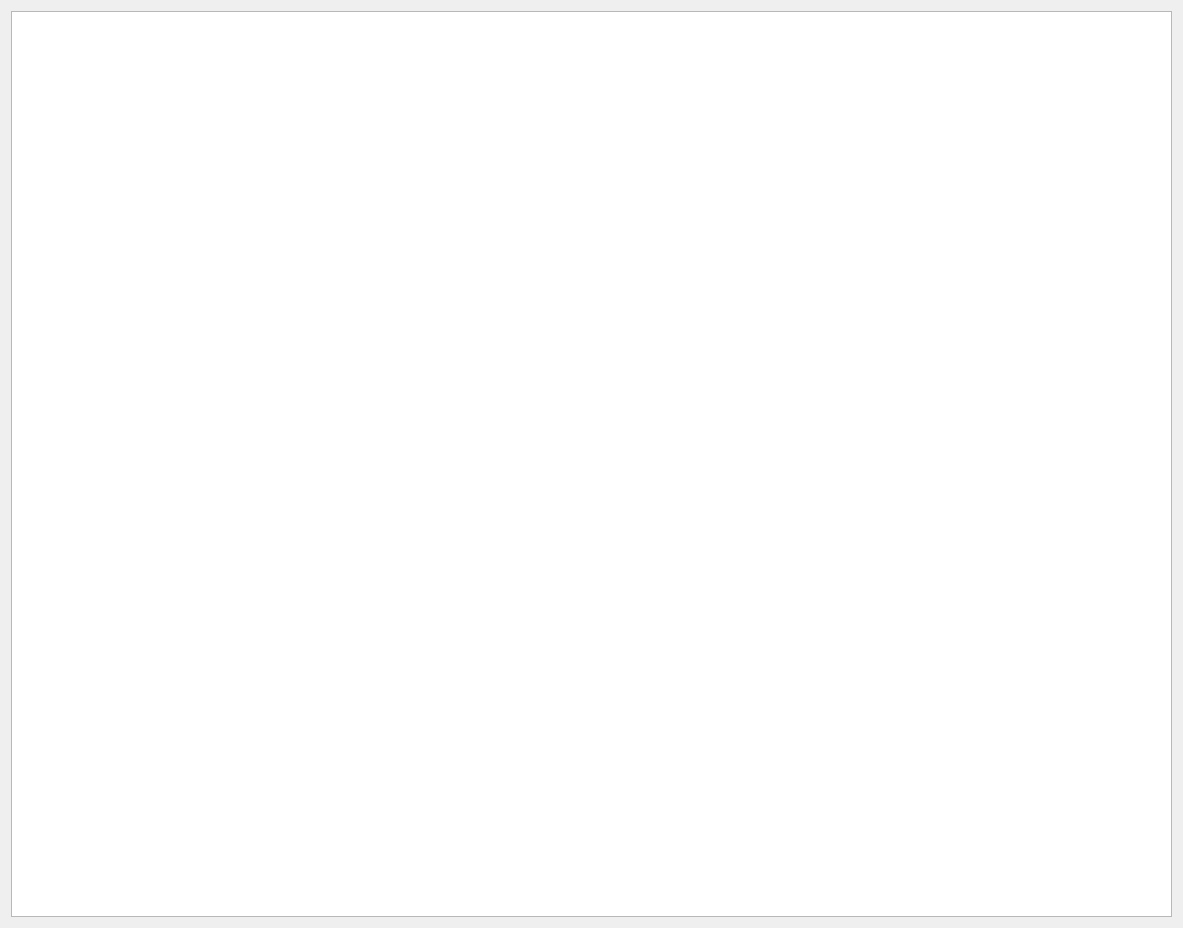
<?xml version="1.0" encoding="UTF-8"?>
<ui version="4.0">
 <class>AboutPage</class>
 <widget class="QWidget" name="AboutPage">
  <property name="geometry">
   <rect>
    <x>0</x>
    <y>0</y>
    <width>1183</width>
    <height>928</height>
   </rect>
  </property>
  <property name="windowTitle">
   <string>Form</string>
  </property>
  <layout class="QVBoxLayout" name="verticalLayout">
   <item>
    <widget class="QTextBrowser" name="text_browser"/>
   </item>
  </layout>
 </widget>
 <resources/>
 <connections/>
</ui>
